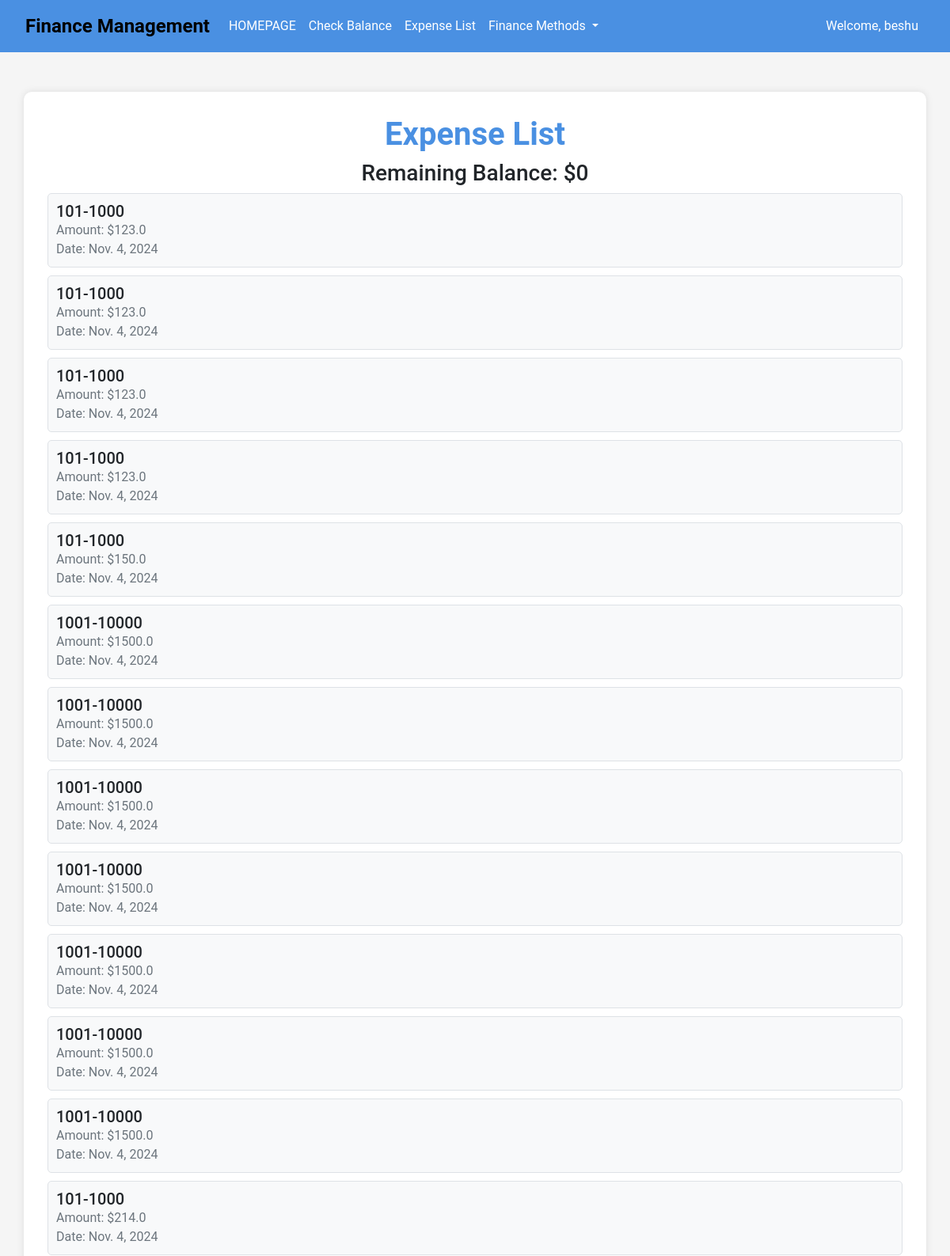
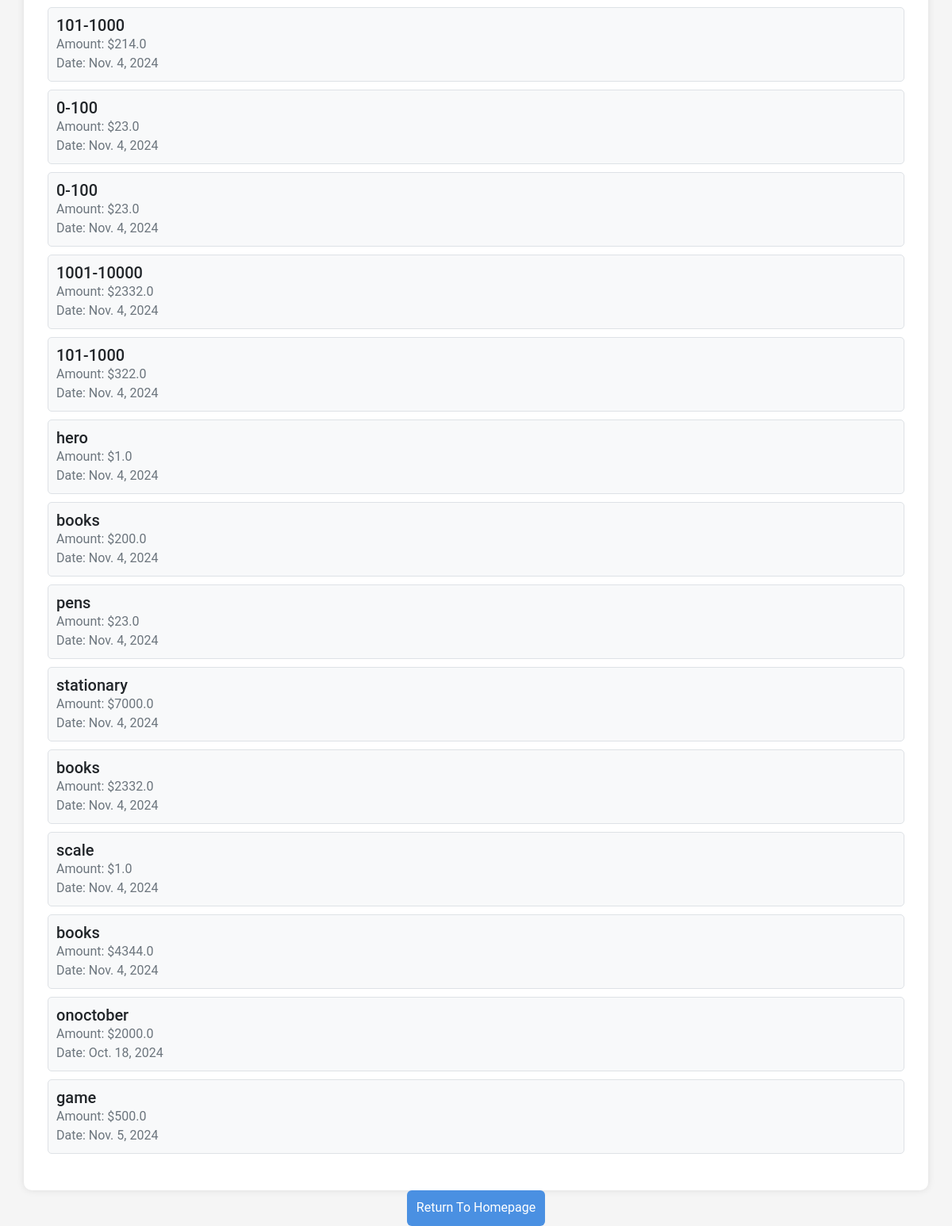
The app's page /UserApp/expense_list/ (signed in) with its own data (2 pictures, top to bottom).
### UserApp/models.py (models this page shows)
class Expense(models.Model):
    user = models.ForeignKey(User, on_delete=models.CASCADE, default=1)
    name = models.CharField(max_length=100)
    amount = models.FloatField()
    date = models.DateField(default=timezone.now)

### UserApp/views.py (the view)
# urls.py: path('expense_list/', views.expense_list, name='expense_list'),
def expense_list(request):
    expenses = Expense.objects.filter(user=request.user)
    total_expenses = sum(expense.amount for expense in expenses)
    try:
        user_balance = UserBalance.objects.get(user=request.user)
    except UserBalance.DoesNotExist:
        user_balance = None  # or handle it in another way, e.g., create a new UserBalance object
    remaining_balance = user_balance.balance - total_expenses if user_balance else 0
    return render(request, 'UserApp/ExpenceList.html', {
        'expenses': expenses,
        'total_expenses': total_expenses,
        'remaining_balance': remaining_balance
    })

### templates/UserApp/ExpenceList.html (shortened to what this page needs)
{% load static %}
<html>
<head>
    <link href="https://cdn.jsdelivr.net/npm/bootstrap@5.3.3/dist/css/bootstrap.min.css" rel="stylesheet">
</head>
<body style="background-color: #f5f5f5; font-family: 'Roboto', sans-serif;">
    <nav class="navbar navbar-expand-lg navbar-custom">
        <div class="container-fluid">
            <a class="navbar-brand" href="{% url 'UserApp:userhomepagecall' %}">Finance Management</a>
            <div class="collapse navbar-collapse" id="navbarNavDropdown">
                <ul class="navbar-nav">
                    <li class="nav-item">
                           <a class="nav-link" href="{% url 'UserApp:userhomepagecall' %}">HOMEPAGE</a>
                    </li>
                    <li class="nav-item">
                        <a class="nav-link" href="{% url 'UserApp:balancecheckpagecall' %}">Check Balance</a>
                    </li>
                    <li class="nav-item">
                        <a class="nav-link" href="{% url 'UserApp:expense_list' %}">Expense List</a>
                    </li>
                    <li class="nav-item dropdown">
                        <a class="nav-link dropdown-toggle" href="#" id="navbarDropdownMenuLink" role="button" data-bs-toggle="dropdown" aria-expanded="false">
                            Finance Methods
                        </a>
                    </li>
                </ul>
            </div>
            <ul class="navbar-nav ms-auto">
                {% if user.is_authenticated %}
                    <li class="nav-item">
                        <span class="nav-link" style="color: #fff;">Welcome, {{ user.username }}</span>
                    </li>
                {% endif %}
            </ul>
        </div>
    </nav>
    <div class="container expense-container">
        <h1 class="text-center">Expense List</h1>
        <div class="text-center">
            <h3>Remaining Balance: ${{ remaining_balance }}</h3>
        </div>
        <ul class="expense-list" style="list-style-type: none; padding: 0;">
            {% for expense in expenses %}
                <li class="expense-item">
                    <h5>{{ expense.name }}</h5>
                    <p>Amount: ${{ expense.amount }}</p>
                    <p>Date: {{ expense.date }}</p>
                </li>
            {% endfor %}
        </ul>
    </div>
    <center>
        <button class="btn btn-custom" onclick="window.location.href='{% url 'UserApp:userhomepagecall' %}'">Return To Homepage</button>
    </center>
</body>
</html>

### templates/UserApp/ExpenceList.html (style rules this page uses)
.navbar-custom { background-color: #4a90e2; padding: 10px 20px; }
.navbar-custom .navbar-brand { font-size: 1.5rem; font-weight: bold; }
.navbar-custom .nav-link { color: #fff; font-size: 1rem; }
.expense-container { background-color: #fff; border-radius: 10px; box-shadow: 0 0 10px rgba(0, 0, 0, 0.1); padding: 30px; margin-top: 50px; }
.expense-container h1 { color: #4a90e2; font-weight: bold; }
.expense-item { background-color: #f8f9fa; border: 1px solid #dee2e6; border-radius: 5px; padding: 10px; margin-bottom: 10px; transition: background-color 0.3s, transform 0.3s; }
.expense-item h5 { margin: 0; font-size: 1.25rem; }
.expense-item p { margin: 0; color: #6c757d; }
.btn-custom { background-color: #4a90e2; color: white; height: 45px; border: none; transition: background-color 0.3s; }

### records on screen
Expense: name "101-1000", amount "123.0", date "Nov. 4, 2024"
Expense: name "101-1000", amount "123.0", date "Nov. 4, 2024"
Expense: name "101-1000", amount "123.0", date "Nov. 4, 2024"
Expense: name "101-1000", amount "123.0", date "Nov. 4, 2024"
Expense: name "101-1000", amount "150.0", date "Nov. 4, 2024"
Expense: name "1001-10000", amount "1500.0", date "Nov. 4, 2024"
Expense: name "1001-10000", amount "1500.0", date "Nov. 4, 2024"
Expense: name "1001-10000", amount "1500.0", date "Nov. 4, 2024"
Expense: name "1001-10000", amount "1500.0", date "Nov. 4, 2024"
Expense: name "1001-10000", amount "1500.0", date "Nov. 4, 2024"
Expense: name "1001-10000", amount "1500.0", date "Nov. 4, 2024"
Expense: name "1001-10000", amount "1500.0", date "Nov. 4, 2024"
Expense: name "101-1000", amount "214.0", date "Nov. 4, 2024"
Expense: name "101-1000", amount "214.0", date "Nov. 4, 2024"
Expense: name "0-100", amount "23.0", date "Nov. 4, 2024"
Expense: name "0-100", amount "23.0", date "Nov. 4, 2024"
Expense: name "1001-10000", amount "2332.0", date "Nov. 4, 2024"
Expense: name "101-1000", amount "322.0", date "Nov. 4, 2024"
Expense: name "hero", amount "1.0", date "Nov. 4, 2024"
Expense: name "books", amount "200.0", date "Nov. 4, 2024"
Expense: name "pens", amount "23.0", date "Nov. 4, 2024"
Expense: name "stationary", amount "7000.0", date "Nov. 4, 2024"
Expense: name "books", amount "2332.0", date "Nov. 4, 2024"
Expense: name "scale", amount "1.0", date "Nov. 4, 2024"
Expense: name "books", amount "4344.0", date "Nov. 4, 2024"
Expense: name "onoctober", amount "2000.0", date "Oct. 18, 2024"
Expense: name "game", amount "500.0", date "Nov. 5, 2024"

### other values on screen
{{ user.username }} "beshu"
{{ remaining_balance }} "0"
